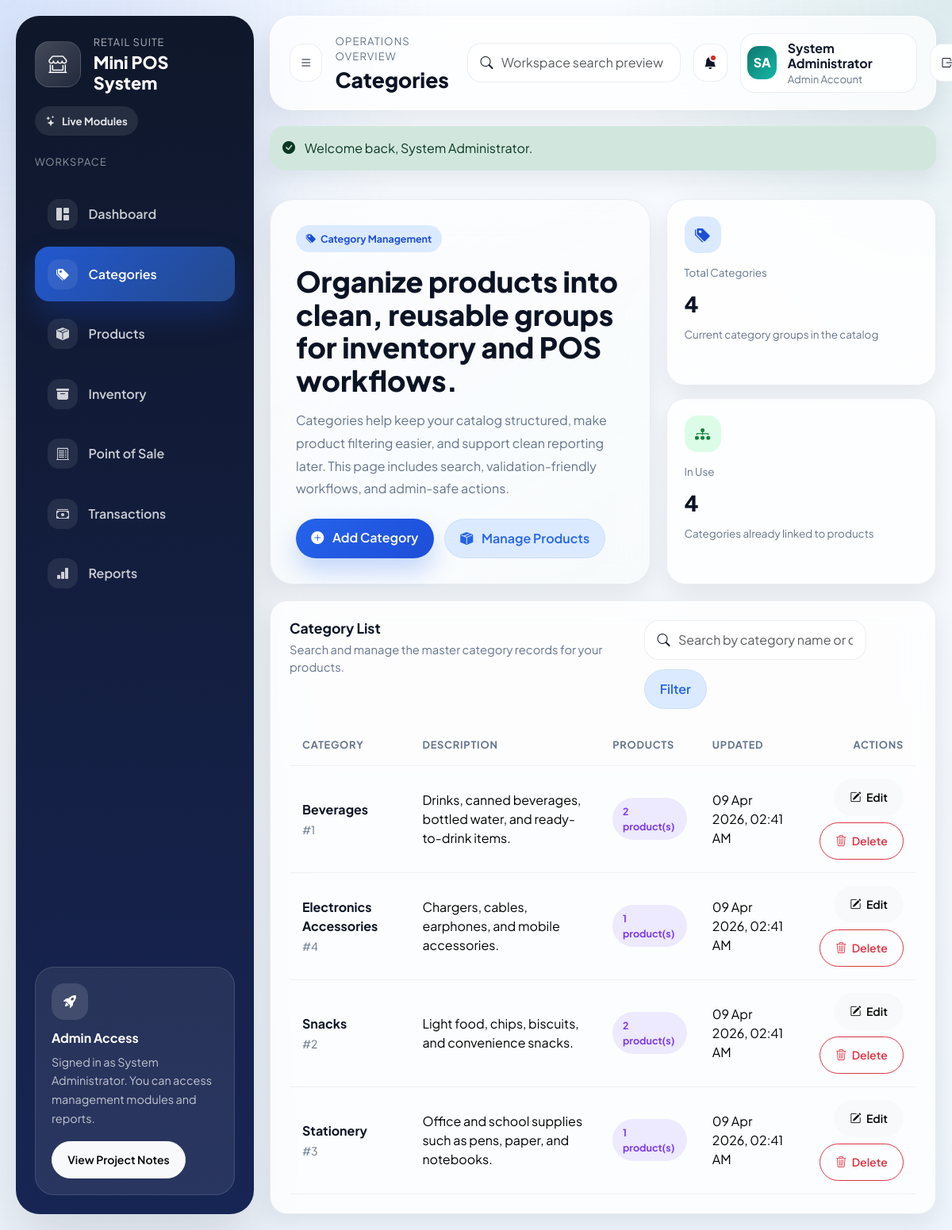
The page /modules/categories/index.php (signed in) on the database its author committed.
### tables this page shows
CREATE TABLE IF NOT EXISTS categories (
    id INT UNSIGNED AUTO_INCREMENT PRIMARY KEY,
    name VARCHAR(100) NOT NULL,
    description VARCHAR(255) NULL,
    created_at TIMESTAMP DEFAULT CURRENT_TIMESTAMP,
    updated_at TIMESTAMP DEFAULT CURRENT_TIMESTAMP ON UPDATE CURRENT_TIMESTAMP,
    UNIQUE KEY uq_categories_name (name)
);

### includes/config/app.php (called while the page is built, shortened)
<?php
function app_base_url(): string
{
    $scriptName = str_replace('\\', '/', (string) ($_SERVER['SCRIPT_NAME'] ?? ''));
    $scriptFilename = (string) ($_SERVER['SCRIPT_FILENAME'] ?? '');
    $resolvedScriptFilename = realpath($scriptFilename);
    $scriptFilename = str_replace('\\', '/', $resolvedScriptFilename !== false ? $resolvedScriptFilename : $scriptFilename);
    $appRoot = realpath(dirname(__DIR__, 2));
    $appRoot = str_replace('\\', '/', $appRoot !== false ? $appRoot : dirname(__DIR__, 2));
    $scriptDirectoryUrl = trim(str_replace('\\', '/', dirname($scriptName)), '/.');
    $scriptDirectoryPath = str_replace('\\', '/', dirname($scriptFilename));
    $relativeDirectory = trim(substr($scriptDirectoryPath, strlen($appRoot)), '/');
    $urlSegments = $scriptDirectoryUrl === '' ? [] : explode('/', $scriptDirectoryUrl);
    $relativeSegments = explode('/', $relativeDirectory);
    $baseSegments = array_slice($urlSegments, 0, max(0, count($urlSegments) - count($relativeSegments)));
    return $baseSegments === [] ? '' : '/' . implode('/', $baseSegments);
}
function url(string $path = ''): string
{
    $base = app_base_url();
    $relativePath = ltrim($path, '/');
    return ($base === '' ? '' : $base) . '/' . $relativePath;
}

### includes/config/database.php (called while the page is built, shortened)
<?php
function database_config(): array
{
    $config = [
        'host' => '127.0.0.1',
        'port' => '3306',
        'database' => 'mini_pos_system',
        'username' => 'root',
        'password' => '',
        'charset' => 'utf8mb4',
    ];
    return $config;
}
function database(): PDO
{
    static $pdo;
    if ($pdo instanceof PDO) {
        return $pdo;
    }
    $config = database_config();
    $dsn = sprintf(
        'mysql:host=%s;port=%s;dbname=%s;charset=%s',
        $config['host'],
        $config['port'],
        $config['database'],
        $config['charset']
    );
    try {
        $pdo = new PDO(
            $dsn,
            $config['username'],
            $config['password'],
            [
                PDO::ATTR_ERRMODE => PDO::ERRMODE_EXCEPTION,
                PDO::ATTR_DEFAULT_FETCH_MODE => PDO::FETCH_ASSOC,
                PDO::ATTR_EMULATE_PREPARES => false,
            ]
        );
    } catch (PDOException $exception) {
        throw new RuntimeException(
            'Database connection failed. Update includes/config/database.local.php with your MySQL settings first.',
            0,
            $exception
        );
    }
    return $pdo;
}

### includes/helpers/catalog.php (called while the page is built, shortened)
<?php
require_once __DIR__ . '/../config/database.php';
function normalize_search(?string $value): string
{
    return trim((string) $value);
}
function fetch_categories(string $search = ''): array
{
    $sql = 'SELECT c.id, c.name, c.description, c.created_at, c.updated_at, COUNT(p.id) AS product_count
            FROM categories c
            LEFT JOIN products p ON p.category_id = c.id';
    $params = [];
    $sql .= ' GROUP BY c.id, c.name, c.description, c.created_at, c.updated_at
              ORDER BY c.name ASC';
    $statement = database()->prepare($sql);
    $statement->execute($params);
    return $statement->fetchAll();
}
function category_metrics(): array
{
    $totals = [
        'total_categories' => 0,
        'categories_with_products' => 0,
    ];
    $statement = database()->query(
        'SELECT
            COUNT(*) AS total_categories,
            SUM(CASE WHEN product_total > 0 THEN 1 ELSE 0 END) AS categories_with_products
         FROM (
            SELECT c.id, COUNT(p.id) AS product_total
            FROM categories c
            LEFT JOIN products p ON p.category_id = c.id
            GROUP BY c.id
         ) category_totals'
    );
    $result = $statement->fetch();
    if ($result !== false) {
        $totals['total_categories'] = (int) ($result['total_categories'] ?? 0);
        $totals['categories_with_products'] = (int) ($result['categories_with_products'] ?? 0);
    }
    return $totals;
}

### modules/categories/index.php (the view, shortened to what this page needs)
<?php
require_once __DIR__ . '/../../includes/helpers/ui.php';
require_once __DIR__ . '/../../includes/helpers/catalog.php';
$search = normalize_search($_GET['search'] ?? '');
$categories = fetch_categories($search);
$metrics = category_metrics();
require __DIR__ . '/../../includes/layout/app-shell-start.php';
?>
<section class="hero-panel">
    <div class="hero-content glass-card">
        <span class="badge-soft-primary mb-3">
            <i class="bi bi-tags-fill"></i>
            Category Management
        </span>
        <h3>Organize products into clean, reusable groups for inventory and POS workflows.</h3>
        <p>
            Categories help keep your catalog structured, make product filtering easier, and support clean reporting later.
            This page includes search, validation-friendly workflows, and admin-safe actions.
        </p>
        <div class="hero-actions">
            <a href="<?= htmlspecialchars(url('modules/categories/create.php'), ENT_QUOTES, 'UTF-8'); ?>" class="btn btn-primary">
                <i class="bi bi-plus-circle-fill me-2"></i>
                Add Category
            </a>
            <a href="<?= htmlspecialchars(url('modules/products/index.php'), ENT_QUOTES, 'UTF-8'); ?>" class="btn btn-soft">
                <i class="bi bi-box-seam-fill me-2"></i>
                Manage Products
            </a>
        </div>
    </div>
    <div class="feature-grid">
        <article class="summary-card glass-card">
            <div class="summary-card__icon primary"><i class="bi bi-tags-fill"></i></div>
            <span class="summary-card__label">Total Categories</span>
            <strong class="summary-card__value"><?= $metrics['total_categories']; ?></strong>
            <span class="summary-card__change">Current category groups in the catalog</span>
        </article>
        <article class="summary-card glass-card">
            <div class="summary-card__icon success"><i class="bi bi-diagram-3-fill"></i></div>
            <span class="summary-card__label">In Use</span>
            <strong class="summary-card__value"><?= $metrics['categories_with_products']; ?></strong>
            <span class="summary-card__change">Categories already linked to products</span>
        </article>
    </div>
</section>
<section class="section-card glass-card">
    <div class="admin-toolbar">
        <div>
            <h3 class="section-title">Category List</h3>
            <p class="section-subtitle">Search and manage the master category records for your products.</p>
        </div>
        <form method="get" class="admin-filter-form">
            <div class="search-input-group">
                <i class="bi bi-search"></i>
                <input type="text" name="search" class="form-control" placeholder="Search by category name or description" value="<?= htmlspecialchars($search, ENT_QUOTES, 'UTF-8'); ?>">
            </div>
            <button type="submit" class="btn btn-soft">Filter</button>
        </form>
    </div>
    <?php if ($categories === []): ?>
        <div class="empty-state">
            <div class="empty-state__icon"><i class="bi bi-tags-fill"></i></div>
            <h4>No categories found</h4>
            <p><?= $search === '' ? 'Start by creating your first category for product organization.' : 'Try a different search keyword or clear the filter.'; ?></p>
            <a href="<?= htmlspecialchars(url('modules/categories/create.php'), ENT_QUOTES, 'UTF-8'); ?>" class="btn btn-primary">Create Category</a>
        </div>
    <?php else: ?>
        <div class="table-responsive">
            <table class="table align-middle admin-table">
                <thead>
                    <tr>
                        <th>Category</th>
                        <th>Description</th>
                        <th>Products</th>
                        <th>Updated</th>
                        <th class="text-end">Actions</th>
                    </tr>
                </thead>
                <tbody>
                    <?php foreach ($categories as $category): ?>
                        <tr>
                            <td>
                                <div class="table-primary-cell">
                                    <strong><?= htmlspecialchars((string) $category['name'], ENT_QUOTES, 'UTF-8'); ?></strong>
                                    <small>#<?= (int) $category['id']; ?></small>
                                </div>
                            </td>
                            <td><?= htmlspecialchars((string) ($category['description'] ?? 'No description provided'), ENT_QUOTES, 'UTF-8'); ?></td>
                            <td><span class="badge-soft-info"><?= (int) $category['product_count']; ?> product(s)</span></td>
                            <td><?= htmlspecialchars(date('d M Y, h:i A', strtotime((string) $category['updated_at'])), ENT_QUOTES, 'UTF-8'); ?></td>
                            <td class="text-end">
                                <div class="table-actions">
                                    <a href="<?= htmlspecialchars(url('modules/categories/edit.php?id=' . (int) $category['id']), ENT_QUOTES, 'UTF-8'); ?>" class="btn btn-light btn-sm">
                                        <i class="bi bi-pencil-square me-1"></i>
                                        Edit
                                    </a>
                                    <form
                                        action="<?= htmlspecialchars(url('modules/categories/delete.php'), ENT_QUOTES, 'UTF-8'); ?>"
                                        method="post"
                                        data-confirm-dialog
                                        data-confirm-title="Delete category?"
                                        data-confirm-message="This will permanently remove <?= htmlspecialchars((string) $category['name'], ENT_QUOTES, 'UTF-8'); ?> if it is not assigned to any products."
                                        data-confirm-button="Delete Category"
                                    >
                                        <button type="submit" class="btn btn-outline-danger btn-sm">
                                            <i class="bi bi-trash3 me-1"></i>
                                            Delete
                                        </button>
                                    </form>
                                </div>
                            </td>
                        </tr>
                    <?php endforeach; ?>
                </tbody>
            </table>
        </div>
    <?php endif; ?>
</section>
<?php require __DIR__ . '/../../includes/layout/app-shell-end.php'; ?>

### rows shown on the page
categories: name "Beverages", id "1", description "Drinks, canned beverages, bottled water, and ready-to-drink items.", product_count "2", updated_at "09 Apr 2026, 02:41 AM"
categories: name "Electronics Accessories", id "4", description "Chargers, cables, earphones, and mobile accessories.", product_count "1", updated_at "09 Apr 2026, 02:41 AM"
categories: name "Snacks", id "2", description "Light food, chips, biscuits, and convenience snacks.", product_count "2", updated_at "09 Apr 2026, 02:41 AM"
categories: name "Stationery", id "3", description "Office and school supplies such as pens, paper, and notebooks.", product_count "1", updated_at "09 Apr 2026, 02:41 AM"

### other values the page prints
APP_NAME "Mini POS System"
$item['label'] "Dashboard"
$item['label'] "Categories"
$item['label'] "Products"
$item['label'] "Inventory"
$item['label'] "Point of Sale"
$item['label'] "Transactions"
$item['label'] "Reports"
current_user_name() "System Administrator"
$pageTitle "Categories"
user_initials($currentUserName) "SA"
$currentUserName "System Administrator"
$currentUserRole "Admin"
$successMessage "Welcome back, System Administrator."
$metrics['total_categories'] "4"
